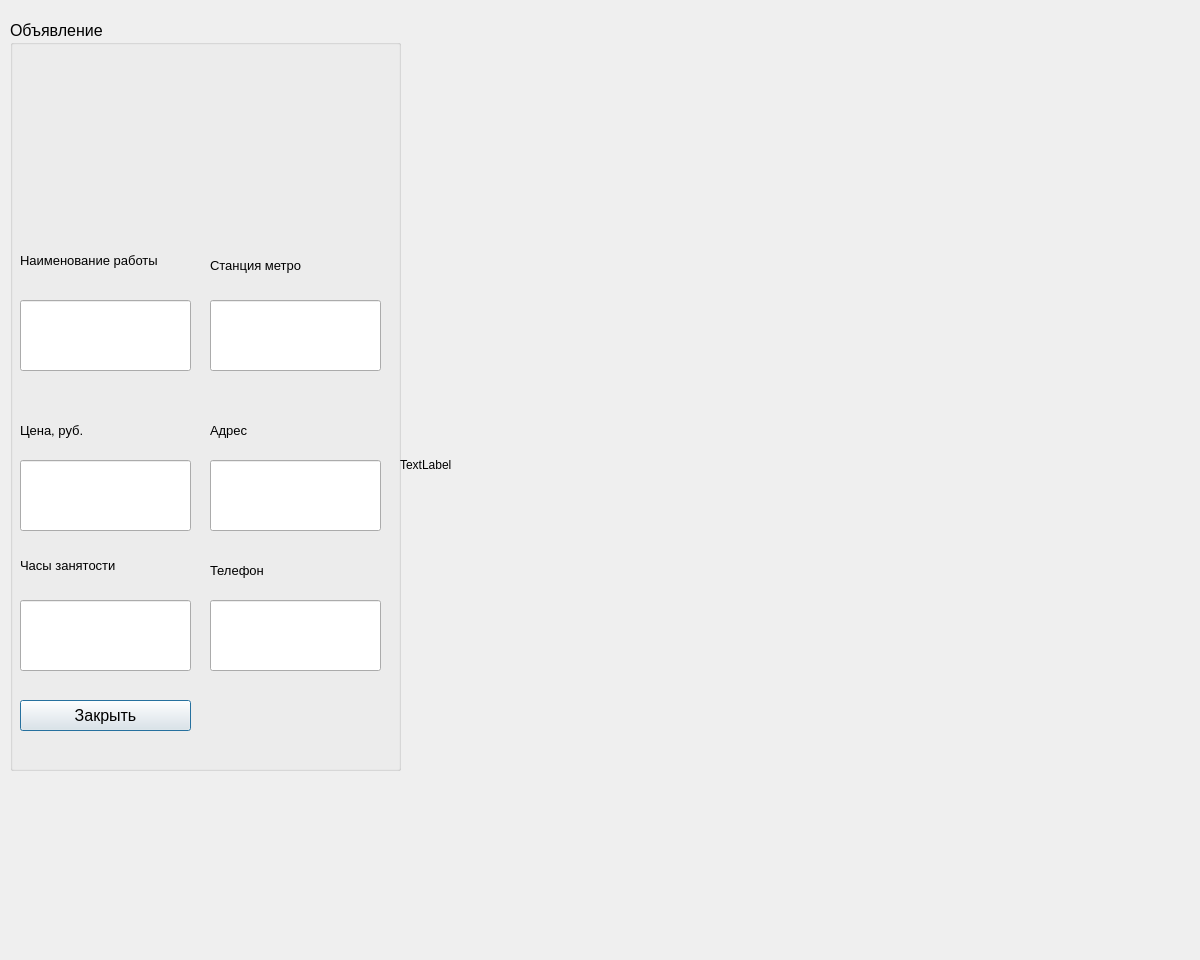
<?xml version="1.0" encoding="UTF-8"?>
<ui version="4.0">
 <class>now</class>
 <widget class="QDialog" name="now">
  <property name="geometry">
   <rect>
    <x>0</x>
    <y>0</y>
    <width>1200</width>
    <height>960</height>
   </rect>
  </property>
  <property name="windowTitle">
   <string>Dialog</string>
  </property>
  <widget class="QGroupBox" name="groupBox">
   <property name="geometry">
    <rect>
     <x>10</x>
     <y>20</y>
     <width>391</width>
     <height>751</height>
    </rect>
   </property>
   <property name="font">
    <font>
     <pointsize>12</pointsize>
    </font>
   </property>
   <property name="title">
    <string>Объявление</string>
   </property>
   <widget class="QLabel" name="label">
    <property name="geometry">
     <rect>
      <x>10</x>
      <y>220</y>
      <width>221</width>
      <height>41</height>
     </rect>
    </property>
    <property name="font">
     <font>
      <pointsize>10</pointsize>
     </font>
    </property>
    <property name="text">
     <string>Наименование работы</string>
    </property>
   </widget>
   <widget class="QLabel" name="label_2">
    <property name="geometry">
     <rect>
      <x>10</x>
      <y>390</y>
      <width>191</width>
      <height>41</height>
     </rect>
    </property>
    <property name="font">
     <font>
      <pointsize>10</pointsize>
     </font>
    </property>
    <property name="text">
     <string>Цена, руб.</string>
    </property>
   </widget>
   <widget class="QLabel" name="label_4">
    <property name="geometry">
     <rect>
      <x>200</x>
      <y>220</y>
      <width>161</width>
      <height>51</height>
     </rect>
    </property>
    <property name="font">
     <font>
      <pointsize>10</pointsize>
     </font>
    </property>
    <property name="text">
     <string>Станция метро</string>
    </property>
   </widget>
   <widget class="QLabel" name="label_5">
    <property name="geometry">
     <rect>
      <x>200</x>
      <y>390</y>
      <width>131</width>
      <height>41</height>
     </rect>
    </property>
    <property name="font">
     <font>
      <pointsize>10</pointsize>
     </font>
    </property>
    <property name="text">
     <string>Адрес</string>
    </property>
   </widget>
   <widget class="QLabel" name="label_6">
    <property name="geometry">
     <rect>
      <x>200</x>
      <y>530</y>
      <width>171</width>
      <height>41</height>
     </rect>
    </property>
    <property name="font">
     <font>
      <pointsize>10</pointsize>
     </font>
    </property>
    <property name="text">
     <string>Телефон</string>
    </property>
   </widget>
   <widget class="QLabel" name="label_3">
    <property name="geometry">
     <rect>
      <x>10</x>
      <y>520</y>
      <width>221</width>
      <height>51</height>
     </rect>
    </property>
    <property name="font">
     <font>
      <pointsize>10</pointsize>
     </font>
    </property>
    <property name="text">
     <string>Часы занятости</string>
    </property>
   </widget>
   <widget class="QLineEdit" name="cost_job">
    <property name="geometry">
     <rect>
      <x>10</x>
      <y>440</y>
      <width>171</width>
      <height>71</height>
     </rect>
    </property>
   </widget>
   <widget class="QLineEdit" name="addres_job">
    <property name="geometry">
     <rect>
      <x>200</x>
      <y>440</y>
      <width>171</width>
      <height>71</height>
     </rect>
    </property>
   </widget>
   <widget class="QLineEdit" name="phone_job">
    <property name="geometry">
     <rect>
      <x>200</x>
      <y>580</y>
      <width>171</width>
      <height>71</height>
     </rect>
    </property>
   </widget>
   <widget class="QLineEdit" name="type_job">
    <property name="geometry">
     <rect>
      <x>10</x>
      <y>280</y>
      <width>171</width>
      <height>71</height>
     </rect>
    </property>
   </widget>
   <widget class="QLineEdit" name="hour_job">
    <property name="geometry">
     <rect>
      <x>10</x>
      <y>580</y>
      <width>171</width>
      <height>71</height>
     </rect>
    </property>
   </widget>
   <widget class="QLineEdit" name="station_job">
    <property name="geometry">
     <rect>
      <x>200</x>
      <y>280</y>
      <width>171</width>
      <height>71</height>
     </rect>
    </property>
   </widget>
   <widget class="QLabel" name="uuser">
    <property name="geometry">
     <rect>
      <x>200</x>
      <y>660</y>
      <width>171</width>
      <height>81</height>
     </rect>
    </property>
    <property name="text">
     <string/>
    </property>
   </widget>
   <widget class="QPushButton" name="pushButton">
    <property name="geometry">
     <rect>
      <x>10</x>
      <y>680</y>
      <width>171</width>
      <height>31</height>
     </rect>
    </property>
    <property name="text">
     <string>Закрыть</string>
    </property>
   </widget>
  </widget>
  <widget class="QLabel" name="map">
   <property name="geometry">
    <rect>
     <x>400</x>
     <y>0</y>
     <width>800</width>
     <height>929</height>
    </rect>
   </property>
   <property name="text">
    <string>TextLabel</string>
   </property>
  </widget>
 </widget>
 <resources/>
 <connections/>
</ui>
